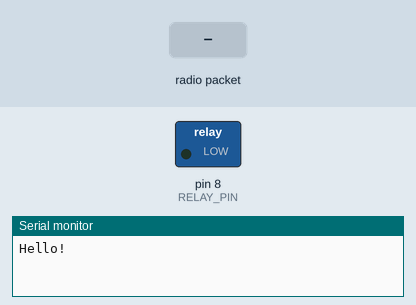
The sketch below on a simulated Arduino Uno, built with avr-gcc and run on an emulated ATmega328P. On the bench: switched loads named in the sketch (green lamp = pin HIGH), the last lines printed to the serial monitor. The inputs (shaded band) are chosen by the test bench. No radio packets arrive unless stated.

Above: at 1.2 s.
1.3 s: radio packet "1" arrives
At 1.6 s:
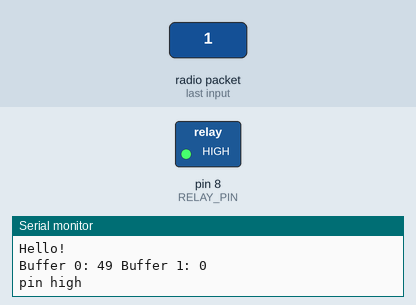
2.8 s: radio packet "0" arrives
At 3.9 s:
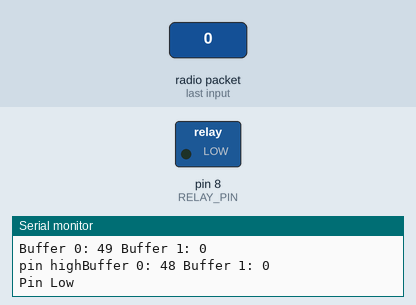
Timing chart, 0 to 5.8 s (numbered marks = the images above; inputs shaded):
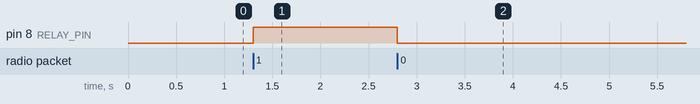

Measured:
- after the input at 1.3 s, pin 8 (RELAY_PIN): LOW → HIGH at once
- after the input at 2.8 s, pin 8 (RELAY_PIN): HIGH → LOW at once

The sketch:

Simple_RX.ino
```cpp
#include <SPI.h>
#include <String.h>
#include <nRF24L01.h>
#include <RF24.h>
#include <RF24_config.h>

RF24 radio(9,10);

#define BUFFER_SIZE  32
#define PIPE         0
#define AUTO_ACK     false
#define CHANNEL      120

uint8_t  buf[BUFFER_SIZE];

#define RELAY_PIN  8

static const uint64_t addr[6] = {
                              0xDEADBEEF00LL,
                              0xABAB555500LL,
                              0xABAB555533LL,
                              0xABAB555566LL,
                              0xABAB555599LL,
                              0xABAB5555CCLL};

void setup(void){
  Serial.begin(57600);
  Serial.println("Hello!");

  pinMode(RELAY_PIN,OUTPUT);
  digitalWrite(RELAY_PIN,LOW);

  radio.begin();
  radio.setPayloadSize(BUFFER_SIZE);
  radio.setChannel(CHANNEL);
  radio.setCRCLength(RF24_CRC_16);
  radio.setDataRate( RF24_1MBPS);
  radio.setAutoAck(PIPE,AUTO_ACK);
  radio.setPALevel(RF24_PA_HIGH);

  radio.openReadingPipe(PIPE,addr[PIPE]);
  radio.startListening();
}

void loop(void){
  if(radio.available()){
    bool done = false;

    while(!done){
      // Fetch the payload, and see if this was the last one.
      done = radio.read(buf, BUFFER_SIZE);
      Serial.print("Buffer 0: ");Serial.print(buf[0]);
      Serial.print(" Buffer 1: "); Serial.println(buf[1]);
      if(buf[0] == '1'){
        digitalWrite(RELAY_PIN,HIGH);
        Serial.print("pin high");
      }
      else{
        digitalWrite(RELAY_PIN,LOW);
        Serial.print("Pin Low");
      }
    }
  }
}
```
